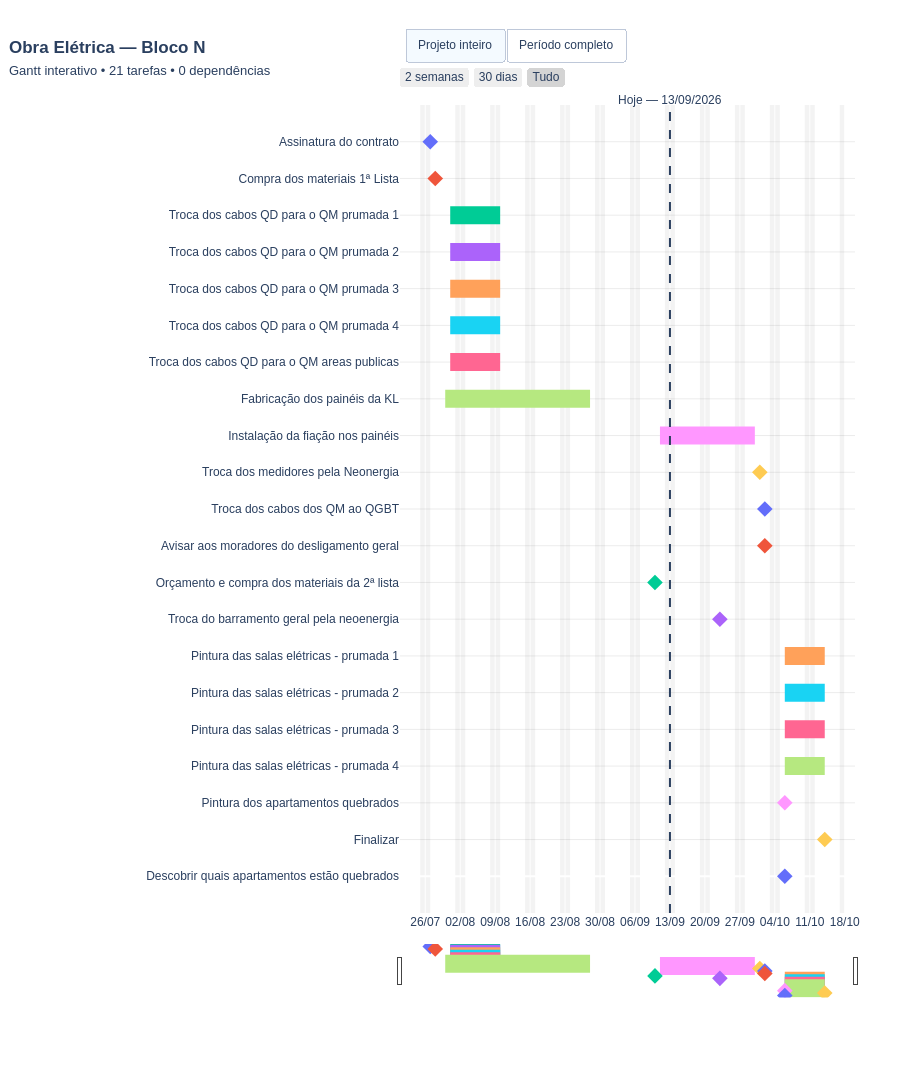

This figure's notebook cell:
### Markdown cell above
## 7. Exibir e exportar o resultado

**Objetivo:** visualizar o Gantt no notebook e criar um HTML compartilhável. **Entrada:** `fig` configurada. **Saída:** gráfico exibido e arquivo `Gantt_Obra_Eletrica_interativo.html` na mesma pasta do JSON.

`fig.show()` abre a visualização interativa no Jupyter. `pio.write_html` grava uma página que inclui o JavaScript do Plotly, portanto pode ser aberta offline em um navegador.

### Code cell
html_path = json_path.parent / "Gantt_Obra_Eletrica_interativo.html"

fig.show()

pio.write_html(fig, file=str(html_path), include_plotlyjs=True, full_html=True, auto_open=False, config={
    "responsive": True, "displaylogo": False, "scrollZoom": True,
    "displayModeBar": True, "doubleClick": "reset"
})

print(f"HTML criado com sucesso: {html_path.resolve()}")
print(f"{len(tarefas)} tarefas e {quantidade_dependencias} dependências importadas do JSON.")

### Figure 1 — Plotly figure (JSON) as saved in the notebook; plotly's stock layout.template omitted (floating-point values rounded to 4 significant figures)
{"data": [{"customdata": [["27/07/2026"]], "hovertemplate": "<b>%{text}</b><br>Data: %{customdata[0]}<br>Marco de 1 dia útil<extra></extra>", "marker": {"size": 12, "symbol": "diamond"}, "mode": "markers", "showlegend": false, "text": ["Assinatura do contrato"], "type": "scatter", "x": ["2026-07-27"], "y": [20]}, {"customdata": [["28/07/2026"]], "hovertemplate": "<b>%{text}</b><br>Data: %{customdata[0]}<br>Marco de 1 dia útil<extra></extra>", "marker": {"size": 12, "symbol": "diamond"}, "mode": "markers", "showlegend": false, "text": ["Compra dos materiais 1ª Lista"], "type": "scatter", "x": ["2026-07-28"], "y": [19]}, {"customdata": [["31/07/2026", "10/08/2026", 7], ["31/07/2026", "10/08/2026", 7]], "hovertemplate": "<b>%{text}</b><br>Início: %{customdata[0]}<br>Fim: %{customdata[1]}<br>Duração: %{customdata[2]} dias úteis<extra></extra>", "line": {"width": 18}, "mode": "lines", "showlegend": false, "text": ["Troca dos cabos QD para o QM prumada 1", "Troca dos cabos QD para o QM prumada 1"], "type": "scatter", "x": ["2026-07-31", "2026-08-10"], "y": [18, 18]}, {"customdata": [["31/07/2026", "10/08/2026", 7], ["31/07/2026", "10/08/2026", 7]], "hovertemplate": "<b>%{text}</b><br>Início: %{customdata[0]}<br>Fim: %{customdata[1]}<br>Duração: %{customdata[2]} dias úteis<extra></extra>", "line": {"width": 18}, "mode": "lines", "showlegend": false, "text": ["Troca dos cabos QD para o QM prumada 2", "Troca dos cabos QD para o QM prumada 2"], "type": "scatter", "x": ["2026-07-31", "2026-08-10"], "y": [17, 17]}, {"customdata": [["31/07/2026", "10/08/2026", 7], ["31/07/2026", "10/08/2026", 7]], "hovertemplate": "<b>%{text}</b><br>Início: %{customdata[0]}<br>Fim: %{customdata[1]}<br>Duração: %{customdata[2]} dias úteis<extra></extra>", "line": {"width": 18}, "mode": "lines", "showlegend": false, "text": ["Troca dos cabos QD para o QM prumada 3", "Troca dos cabos QD para o QM prumada 3"], "type": "scatter", "x": ["2026-07-31", "2026-08-10"], "y": [16, 16]}, {"customdata": [["31/07/2026", "10/08/2026", 7], ["31/07/2026", "10/08/2026", 7]], "hovertemplate": "<b>%{text}</b><br>Início: %{customdata[0]}<br>Fim: %{customdata[1]}<br>Duração: %{customdata[2]} dias úteis<extra></extra>", "line": {"width": 18}, "mode": "lines", "showlegend": false, "text": ["Troca dos cabos QD para o QM prumada 4", "Troca dos cabos QD para o QM prumada 4"], "type": "scatter", "x": ["2026-07-31", "2026-08-10"], "y": [15, 15]}, {"customdata": [["31/07/2026", "10/08/2026", 7], ["31/07/2026", "10/08/2026", 7]], "hovertemplate": "<b>%{text}</b><br>Início: %{customdata[0]}<br>Fim: %{customdata[1]}<br>Duração: %{customdata[2]} dias úteis<extra></extra>", "line": {"width": 18}, "mode": "lines", "showlegend": false, "text": ["Troca dos cabos QD para o QM areas publicas", "Troca dos cabos QD para o QM areas publicas"], "type": "scatter", "x": ["2026-07-31", "2026-08-10"], "y": [14, 14]}, {"customdata": [["30/07/2026", "28/08/2026", 22], ["30/07/2026", "28/08/2026", 22]], "hovertemplate": "<b>%{text}</b><br>Início: %{customdata[0]}<br>Fim: %{customdata[1]}<br>Duração: %{customdata[2]} dias úteis<extra></extra>", "line": {"width": 18}, "mode": "lines", "showlegend": false, "text": ["Fabricação dos painéis da KL", "Fabricação dos painéis da KL"], "type": "scatter", "x": ["2026-07-30", "2026-08-28"], "y": [13, 13]}, {"customdata": [["11/09/2026", "30/09/2026", 14], ["11/09/2026", "30/09/2026", 14]], "hovertemplate": "<b>%{text}</b><br>Início: %{customdata[0]}<br>Fim: %{customdata[1]}<br>Duração: %{customdata[2]} dias úteis<extra></extra>", "line": {"width": 18}, "mode": "lines", "showlegend": false, "text": ["Instalação da fiação nos painéis", "Instalação da fiação nos painéis"], "type": "scatter", "x": ["2026-09-11", "2026-09-30"], "y": [12, 12]}, {"customdata": [["01/10/2026"]], "hovertemplate": "<b>%{text}</b><br>Data: %{customdata[0]}<br>Marco de 1 dia útil<extra></extra>", "marker": {"size": 12, "symbol": "diamond"}, "mode": "markers", "showlegend": false, "text": ["Troca dos medidores pela Neonergia"], "type": "scatter", "x": ["2026-10-01"], "y": [11]}, {"customdata": [["02/10/2026"]], "hovertemplate": "<b>%{text}</b><br>Data: %{customdata[0]}<br>Marco de 1 dia útil<extra></extra>", "marker": {"size": 12, "symbol": "diamond"}, "mode": "markers", "showlegend": false, "text": ["Troca dos cabos dos QM ao QGBT"], "type": "scatter", "x": ["2026-10-02"], "y": [10]}, {"customdata": [["02/10/2026"]], "hovertemplate": "<b>%{text}</b><br>Data: %{customdata[0]}<br>Marco de 1 dia útil<extra></extra>", "marker": {"size": 12, "symbol": "diamond"}, "mode": "markers", "showlegend": false, "text": ["Avisar aos moradores do desligamento geral"], "type": "scatter", "x": ["2026-10-02"], "y": [9]}, {"customdata": [["10/09/2026"]], "hovertemplate": "<b>%{text}</b><br>Data: %{customdata[0]}<br>Marco de 1 dia útil<extra></extra>", "marker": {"size": 12, "symbol": "diamond"}, "mode": "markers", "showlegend": false, "text": ["Orçamento e compra dos materiais da 2ª lista"], "type": "scatter", "x": ["2026-09-10"], "y": [8]}, {"customdata": [["23/09/2026"]], "hovertemplate": "<b>%{text}</b><br>Data: %{customdata[0]}<br>Marco de 1 dia útil<extra></extra>", "marker": {"size": 12, "symbol": "diamond"}, "mode": "markers", "showlegend": false, "text": ["Troca do barramento geral pela neoenergia"], "type": "scatter", "x": ["2026-09-23"], "y": [7]}, {"customdata": [["06/10/2026", "14/10/2026", 7], ["06/10/2026", "14/10/2026", 7]], "hovertemplate": "<b>%{text}</b><br>Início: %{customdata[0]}<br>Fim: %{customdata[1]}<br>Duração: %{customdata[2]} dias úteis<extra></extra>", "line": {"width": 18}, "mode": "lines", "showlegend": false, "text": ["Pintura das salas elétricas - prumada 1", "Pintura das salas elétricas - prumada 1"], "type": "scatter", "x": ["2026-10-06", "2026-10-14"], "y": [6, 6]}, {"customdata": [["06/10/2026", "14/10/2026", 7], ["06/10/2026", "14/10/2026", 7]], "hovertemplate": "<b>%{text}</b><br>Início: %{customdata[0]}<br>Fim: %{customdata[1]}<br>Duração: %{customdata[2]} dias úteis<extra></extra>", "line": {"width": 18}, "mode": "lines", "showlegend": false, "text": ["Pintura das salas elétricas - prumada 2", "Pintura das salas elétricas - prumada 2"], "type": "scatter", "x": ["2026-10-06", "2026-10-14"], "y": [5, 5]}, {"customdata": [["06/10/2026", "14/10/2026", 7], ["06/10/2026", "14/10/2026", 7]], "hovertemplate": "<b>%{text}</b><br>Início: %{customdata[0]}<br>Fim: %{customdata[1]}<br>Duração: %{customdata[2]} dias úteis<extra></extra>", "line": {"width": 18}, "mode": "lines", "showlegend": false, "text": ["Pintura das salas elétricas - prumada 3", "Pintura das salas elétricas - prumada 3"], "type": "scatter", "x": ["2026-10-06", "2026-10-14"], "y": [4, 4]}, {"customdata": [["06/10/2026", "14/10/2026", 7], ["06/10/2026", "14/10/2026", 7]], "hovertemplate": "<b>%{text}</b><br>Início: %{customdata[0]}<br>Fim: %{customdata[1]}<br>Duração: %{customdata[2]} dias úteis<extra></extra>", "line": {"width": 18}, "mode": "lines", "showlegend": false, "text": ["Pintura das salas elétricas - prumada 4", "Pintura das salas elétricas - prumada 4"], "type": "scatter", "x": ["2026-10-06", "2026-10-14"], "y": [3, 3]}, {"customdata": [["06/10/2026"]], "hovertemplate": "<b>%{text}</b><br>Data: %{customdata[0]}<br>Marco de 1 dia útil<extra></extra>", "marker": {"size": 12, "symbol": "diamond"}, "mode": "markers", "showlegend": false, "text": ["Pintura dos apartamentos quebrados"], "type": "scatter", "x": ["2026-10-06"], "y": [2]}, {"customdata": [["14/10/2026"]], "hovertemplate": "<b>%{text}</b><br>Data: %{customdata[0]}<br>Marco de 1 dia útil<extra></extra>", "marker": {"size": 12, "symbol": "diamond"}, "mode": "markers", "showlegend": false, "text": ["Finalizar"], "type": "scatter", "x": ["2026-10-14"], "y": [1]}, {"customdata": [["06/10/2026"]], "hovertemplate": "<b>%{text}</b><br>Data: %{customdata[0]}<br>Marco de 1 dia útil<extra></extra>", "marker": {"size": 12, "symbol": "diamond"}, "mode": "markers", "showlegend": false, "text": ["Descobrir quais apartamentos estão quebrados"], "type": "scatter", "x": ["2026-10-06"], "y": [0]}], "layout": {"annotations": [{"showarrow": false, "text": "Hoje — 13/09/2026", "x": "2026-09-13", "y": 20.8, "yshift": 12}], "dragmode": "pan", "font": {"family": "Arial", "size": 12}, "height": 1088, "hovermode": "closest", "margin": {"b": 90, "l": 400, "r": 45, "t": 105}, "paper_bgcolor": "white", "plot_bgcolor": "white", "shapes": [{"line": {"dash": "dash", "width": 2}, "type": "line", "x0": "2026-09-13", "x1": "2026-09-13", "y0": -1, "y1": 21}, {"fillcolor": "rgba(100,100,100,0.08)", "layer": "below", "line": {"width": 0}, "type": "rect", "x0": "2026-07-25", "x1": "2026-07-26", "xref": "x", "y0": 0, "y1": 1, "yref": "y domain"}, {"fillcolor": "rgba(100,100,100,0.08)", "layer": "below", "line": {"width": 0}, "type": "rect", "x0": "2026-07-26", "x1": "2026-07-27", "xref": "x", "y0": 0, "y1": 1, "yref": "y domain"}, {"fillcolor": "rgba(100,100,100,0.08)", "layer": "below", "line": {"width": 0}, "type": "rect", "x0": "2026-08-01", "x1": "2026-08-02", "xref": "x", "y0": 0, "y1": 1, "yref": "y domain"}, {"fillcolor": "rgba(100,100,100,0.08)", "layer": "below", "line": {"width": 0}, "type": "rect", "x0": "2026-08-02", "x1": "2026-08-03", "xref": "x", "y0": 0, "y1": 1, "yref": "y domain"}, {"fillcolor": "rgba(100,100,100,0.08)", "layer": "below", "line": {"width": 0}, "type": "rect", "x0": "2026-08-08", "x1": "2026-08-09", "xref": "x", "y0": 0, "y1": 1, "yref": "y domain"}, {"fillcolor": "rgba(100,100,100,0.08)", "layer": "below", "line": {"width": 0}, "type": "rect", "x0": "2026-08-09", "x1": "2026-08-10", "xref": "x", "y0": 0, "y1": 1, "yref": "y domain"}, {"fillcolor": "rgba(100,100,100,0.08)", "layer": "below", "line": {"width": 0}, "type": "rect", "x0": "2026-08-15", "x1": "2026-08-16", "xref": "x", "y0": 0, "y1": 1, "yref": "y domain"}, {"fillcolor": "rgba(100,100,100,0.08)", "layer": "below", "line": {"width": 0}, "type": "rect", "x0": "2026-08-16", "x1": "2026-08-17", "xref": "x", "y0": 0, "y1": 1, "yref": "y domain"}, {"fillcolor": "rgba(100,100,100,0.08)", "layer": "below", "line": {"width": 0}, "type": "rect", "x0": "2026-08-22", "x1": "2026-08-23", "xref": "x", "y0": 0, "y1": 1, "yref": "y domain"}, {"fillcolor": "rgba(100,100,100,0.08)", "layer": "below", "line": {"width": 0}, "type": "rect", "x0": "2026-08-23", "x1": "2026-08-24", "xref": "x", "y0": 0, "y1": 1, "yref": "y domain"}, {"fillcolor": "rgba(100,100,100,0.08)", "layer": "below", "line": {"width": 0}, "type": "rect", "x0": "2026-08-29", "x1": "2026-08-30", "xref": "x", "y0": 0, "y1": 1, "yref": "y domain"}, {"fillcolor": "rgba(100,100,100,0.08)", "layer": "below", "line": {"width": 0}, "type": "rect", "x0": "2026-08-30", "x1": "2026-08-31", "xref": "x", "y0": 0, "y1": 1, "yref": "y domain"}, {"fillcolor": "rgba(100,100,100,0.08)", "layer": "below", "line": {"width": 0}, "type": "rect", "x0": "2026-09-05", "x1": "2026-09-06", "xref": "x", "y0": 0, "y1": 1, "yref": "y domain"}, {"fillcolor": "rgba(100,100,100,0.08)", "layer": "below", "line": {"width": 0}, "type": "rect", "x0": "2026-09-06", "x1": "2026-09-07", "xref": "x", "y0": 0, "y1": 1, "yref": "y domain"}, {"fillcolor": "rgba(100,100,100,0.08)", "layer": "below", "line": {"width": 0}, "type": "rect", "x0": "2026-09-12", "x1": "2026-09-13", "xref": "x", "y0": 0, "y1": 1, "yref": "y domain"}, {"fillcolor": "rgba(100,100,100,0.08)", "layer": "below", "line": {"width": 0}, "type": "rect", "x0": "2026-09-13", "x1": "2026-09-14", "xref": "x", "y0": 0, "y1": 1, "yref": "y domain"}, {"fillcolor": "rgba(100,100,100,0.08)", "layer": "below", "line": {"width": 0}, "type": "rect", "x0": "2026-09-19", "x1": "2026-09-20", "xref": "x", "y0": 0, "y1": 1, "yref": "y domain"}, {"fillcolor": "rgba(100,100,100,0.08)", "layer": "below", "line": {"width": 0}, "type": "rect", "x0": "2026-09-20", "x1": "2026-09-21", "xref": "x", "y0": 0, "y1": 1, "yref": "y domain"}, {"fillcolor": "rgba(100,100,100,0.08)", "layer": "below", "line": {"width": 0}, "type": "rect", "x0": "2026-09-26", "x1": "2026-09-27", "xref": "x", "y0": 0, "y1": 1, "yref": "y domain"}, {"fillcolor": "rgba(100,100,100,0.08)", "layer": "below", "line": {"width": 0}, "type": "rect", "x0": "2026-09-27", "x1": "2026-09-28", "xref": "x", "y0": 0, "y1": 1, "yref": "y domain"}, {"fillcolor": "rgba(100,100,100,0.08)", "layer": "below", "line": {"width": 0}, "type": "rect", "x0": "2026-10-03", "x1": "2026-10-04", "xref": "x", "y0": 0, "y1": 1, "yref": "y domain"}, {"fillcolor": "rgba(100,100,100,0.08)", "layer": "below", "line": {"width": 0}, "type": "rect", "x0": "2026-10-04", "x1": "2026-10-05", "xref": "x", "y0": 0, "y1": 1, "yref": "y domain"}, {"fillcolor": "rgba(100,100,100,0.08)", "layer": "below", "line": {"width": 0}, "type": "rect", "x0": "2026-10-10", "x1": "2026-10-11", "xref": "x", "y0": 0, "y1": 1, "yref": "y domain"}, {"fillcolor": "rgba(100,100,100,0.08)", "layer": "below", "line": {"width": 0}, "type": "rect", "x0": "2026-10-11", "x1": "2026-10-12", "xref": "x", "y0": 0, "y1": 1, "yref": "y domain"}, {"fillcolor": "rgba(100,100,100,0.08)", "layer": "below", "line": {"width": 0}, "type": "rect", "x0": "2026-10-17", "x1": "2026-10-18", "xref": "x", "y0": 0, "y1": 1, "yref": "y domain"}], "showlegend": false, "title": {"text": "<b>Obra Elétrica — Bloco N</b><br><span style='font-size:13px'>Gantt interativo • 21 tarefas • 0 dependências</span>", "x": 0.01, "xanchor": "left"}, "updatemenus": [{"buttons": [{"args": [{"xaxis.autorange": true}], "label": "Projeto inteiro", "method": "relayout"}, {"args": [{"xaxis.range": ["2026-07-25", "2026-10-17"]}], "label": "Período completo", "method": "relayout"}], "direction": "right", "type": "buttons", "x": 0.01, "xanchor": "left", "y": 1.055, "yanchor": "bottom"}], "xaxis": {"dtick": 604800000, "rangeselector": {"buttons": [{"count": 14, "label": "2 semanas", "step": "day", "stepmode": "backward"}, {"count": 30, "label": "30 dias", "step": "day", "stepmode": "backward"}, {"label": "Tudo", "step": "all"}]}, "rangeslider": {"thickness": 0.06, "visible": true}, "showgrid": true, "tickformat": "%d/%m", "type": "date"}, "yaxis": {"autorange": false, "gridcolor": "rgba(0,0,0,0.08)", "range": [-1, 21], "showgrid": true, "tickmode": "array", "ticktext": ["Assinatura do contrato", "Compra dos materiais 1ª Lista", "Troca dos cabos QD para o QM prumada 1", "Troca dos cabos QD para o QM prumada 2", "Troca dos cabos QD para o QM prumada 3", "Troca dos cabos QD para o QM prumada 4", "Troca dos cabos QD para o QM areas publicas", "Fabricação dos painéis da KL", "Instalação da fiação nos painéis", "Troca dos medidores pela Neonergia", "Troca dos cabos dos QM ao QGBT", "Avisar aos moradores do desligamento geral", "Orçamento e compra dos materiais da 2ª lista", "Troca do barramento geral pela neoenergia", "Pintura das salas elétricas - prumada 1", "Pintura das salas elétricas - prumada 2", "Pintura das salas elétricas - prumada 3", "Pintura das salas elétricas - prumada 4", "Pintura dos apartamentos quebrados", "Finalizar", "Descobrir quais apartamentos estão quebrados"], "tickvals": [20, 19, 18, 17, 16, 15, 14, 13, 12, 11, 10, 9, 8, 7, 6, 5, 4, 3, 2, 1, 0]}}}
